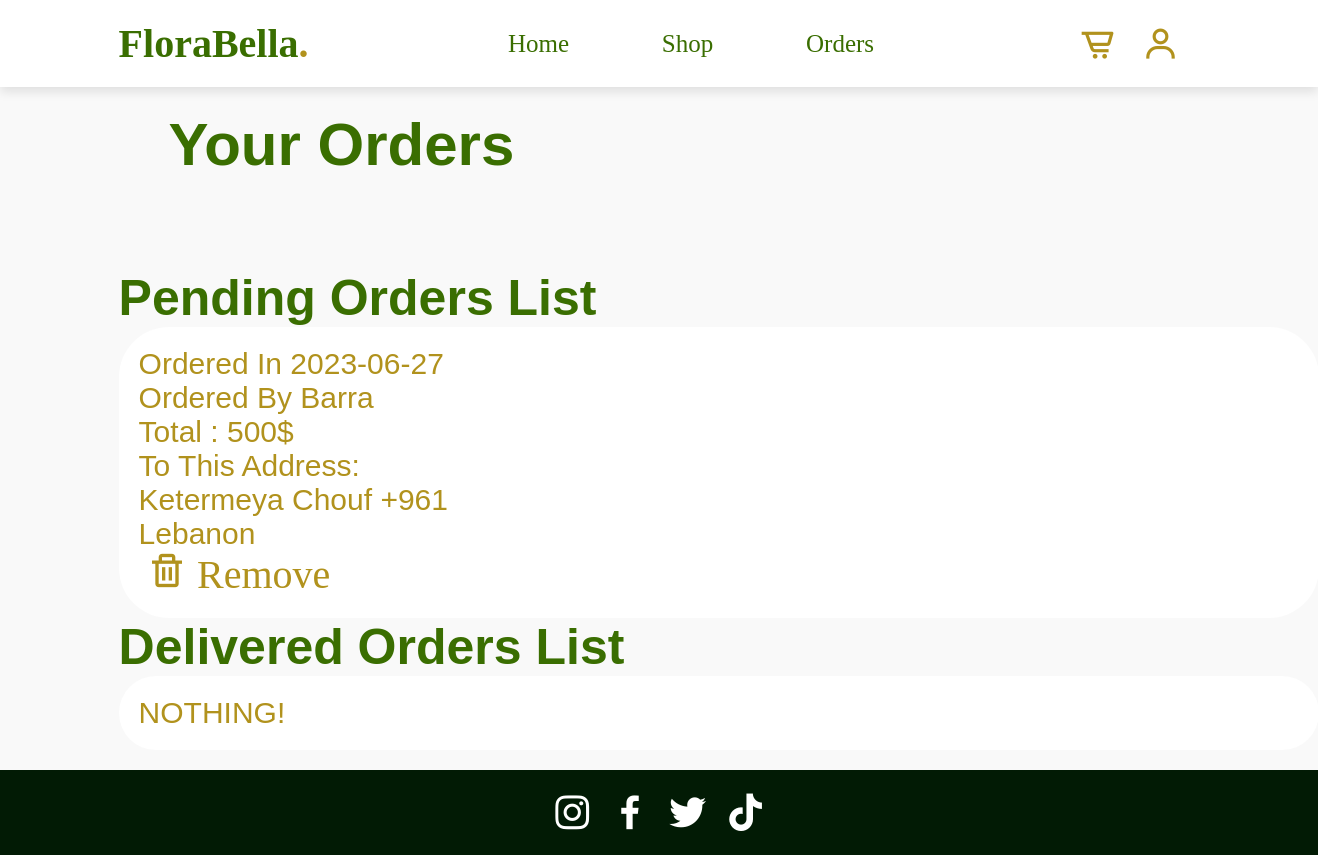
The page /user_orders.php (signed in) on the database its author committed.
### tables this page shows
CREATE TABLE `orders` (
  `id` int(100) NOT NULL,
  `user_id` int(100) NOT NULL,
  `name` varchar(100) NOT NULL,
  `number` varchar(12) NOT NULL,
  `email` varchar(100) NOT NULL,
  `method` varchar(50) NOT NULL,
  `address` varchar(500) NOT NULL,
  `total_price` int(100) NOT NULL,
  `payment_status` varchar(20) NOT NULL DEFAULT 'pending',
  `date` date NOT NULL,
  `deleted` int(1) NOT NULL,
  `zip` varchar(250) NOT NULL
);

### user_orders.php (the view, shortened to what this page needs)
<?php
include('db_config/connect.php');
?>
<!DOCTYPE html>
<html lang="en">
<head>
    <link rel="stylesheet" href="https://unpkg.com/boxicons@latest/css/boxicons.min.css">
    <link rel="stylesheet" href="css/header.css">
    <link rel="stylesheet" href="css/footer.css">
    <link rel="stylesheet" href="css/order.css">
</head>
<body>
<section class="header ">
    <?php require "userheader.php"; ?>
</section>
<section class="home" id="home">
<div class="content">
    <h3> Your Orders</h3>
</div>
</section>
<section class="all_orders" id="orders">
<?php
         if(!empty($_SESSION['user_info'])){
    ?>
    <h2>Pending Orders List</h2>
    <div class="orders_list">
    <?php
        $user_id =$_SESSION['user_info']['id'];
        $query = "select * from orders where user_id='$user_id' AND payment_status='pending' AND deleted=0 ";
        $result1 = mysqli_query($con,$query);
        if(mysqli_num_rows($result1) > 0){
        while ($delivered_row = mysqli_fetch_assoc($result1)){
    ?>
    <div class="order_block">
        <div class="order_details"> Ordered in <?php echo $delivered_row['date']?></div>
        <div class="order_details"> Ordered by  <?php echo $delivered_row['name'] ?> </div>
        <div class="order_details"> Total : <?php echo $delivered_row['total_price'] ?>$</div>
        <div class="order_details"> To  this address: <?php echo $delivered_row['address'] ?></div>
        <form method="post">
            <button type="submit" name= "action" value="order_remove" class="update_quantity"><i class='bx bx-trash'></i> Remove</button>
        </form>
    </div>
    <?php
     }}
     else {
        echo '<p class="empty">NOTHING!</p>';
     }
     ?>
    </div>
     <h2>Delivered Orders List</h2>
     <div class="orders_list">
     <?php
     $query = "select * from orders where user_id='$user_id' AND payment_status='delivered'AND deleted=0";
     $result2 = mysqli_query($con,$query);
     if(mysqli_num_rows($result2) > 0){
     while ($delivered_row = mysqli_fetch_assoc($result2)){
    ?>
    <div class="orders_block">
        <div class="order_details"> Ordered in <?php echo $pending_row['date']?></div>
        <div class="order_details"> Ordered by  <?php echo $pending_row['name'] ?> </div>
        <div class="order_details"> Total  <?php echo $pending_row['total_price'] ?></div>
        <div class="order_details"> To address <?php echo $pending_row['address'] ?></div>
        <form method="post">
            <input type="hidden" value="<?php echo $pending_row['id'] ; ?>" name="order_id">
            <button type="submit" name= "action" value="order_remove" class="update_quantity"><i class='bx bx-trash'></i> Remove</button>
        </form>
    </div>
    <?php
     }}
     else {
        echo '<p class="empty">NOTHING!</p>';
     }}
     elseif(empty($_SESSION['user_info'])){
          echo '<p class="empty">EMPTY!</p>';
     }
    ?>
    </div>
    </section>
<section class="footer">
<?php require "footer.php";?>
</section>
</body>
</html>

### css/header.css (style rules this page uses)
:root { --pink:#3a6e01; }

### css/footer.css (style rules this page uses)
.footer { display: flex; margin: 0; justify-content: center; background-color:#021b05; }

### css/order.css (style rules this page uses)
:root { --pink:#3a6e01; }
* { margin: 0; padding: 0; box-sizing: border-box; font-family: Verdana, Geneva, Tahoma, sans-serif; outline: none;border: none; text-decoration: none; text-transform: capitalize; transition: .2s linear; }
html { font-size: 62.5%; scroll-behavior: smooth; scroll-padding-top: 6rem; overflow-x: hidden; }
body { background-color: #f9f9f9; }
section { padding: 2rem 9%; }
.home .content h3 { font-size: 6rem; color:#3a6e01; margin: 50px; }
.all_orders h2 { font-size: 5rem; color: #3a6e01; }
.all_orders .orders_list { color: #b1921d; font-size: 3rem; display: grid; grid-template-columns: repeat(auto-fit, 33rem); gap:1.5rem; align-items: flex-start; max-width: 1200px; margin: 0 auto; justify-content: left; width: 180%; padding:2rem; border:white; background-color:white; box-shadow: var(--box-shadow); border-radius: 5rem; }
.all_orders .order_block .update_quantity { font-size: 4rem; background-color:#fff ; color:#b1921d ; font-family: 'ui',rounded; border-radius: 2rem; width: 200px; }

### rows shown on the page
orders: date "2023-06-27", name "Barra", total_price "500", address "Ketermeya Chouf +961 Lebanon"
